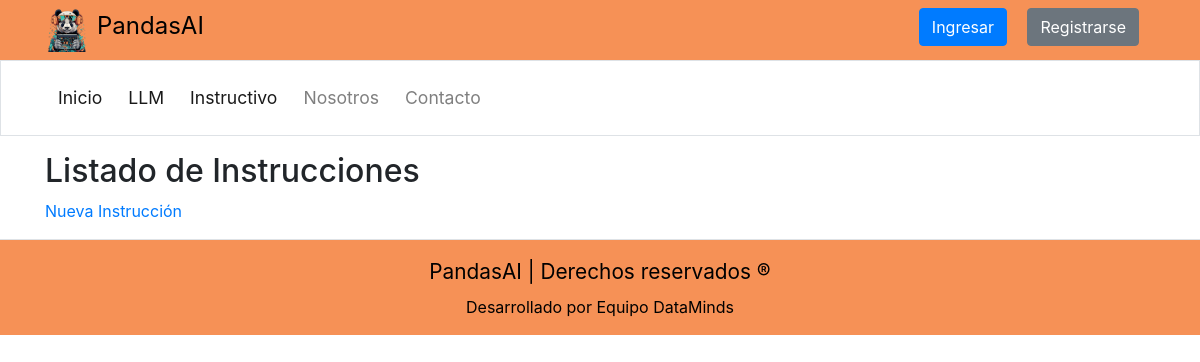
Page /instructivo/instrucciones/ on the earlier database version.
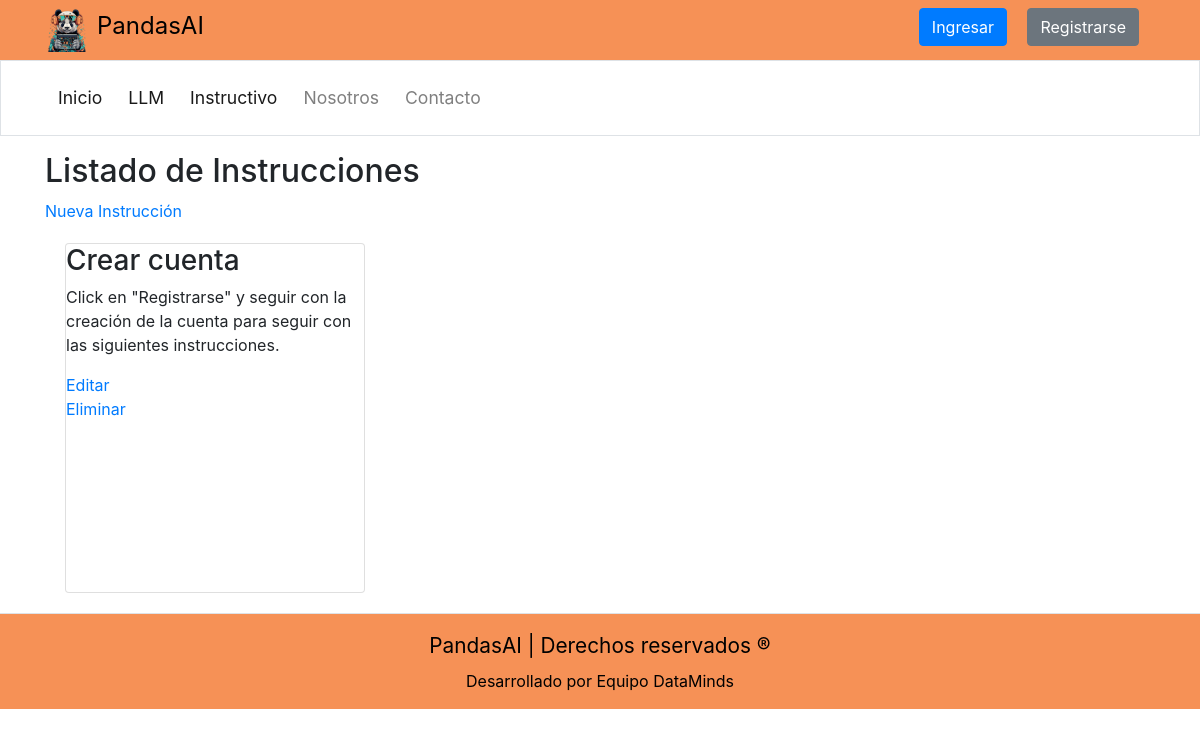
Same page on the later database version.
### instructivo/models.py (models this page shows, shortened)
class Instruccion(models.Model):
    titulo = models.CharField(max_length=100)
    contenido = models.TextField()

### instructivo/views.py (the view)
# urls.py: path('instrucciones/', InstruccionListView.as_view(), name='listar_instrucciones'),
class InstruccionListView(ListView):
    model = Instruccion
    template_name = 'instructivo/instructivo.html'

### templates/instructivo/instructivo.html
{% extends "base/layout.html" %}
{% load static %}
{% block content %}
<h2>Listado de Instrucciones</h2>
    <a href="{% url 'crear_instruccion' %}">Nueva Instrucción</a>
    <div class="instrucciones">
        {% for instruccion in object_list %}
            <div class="card">
                <h3>{{ instruccion.titulo }}</h3>
                <p>{{ instruccion.contenido }}</p>
                <a href="{% url 'editar_instruccion' instruccion.pk %}">Editar</a>
                <a href="{% url 'eliminar_instruccion' instruccion.pk %}">Eliminar</a>
            </div>
        {% endfor %}
    </div>
{% endblock %}

Differences in the rows shown:
added Instruccion: titulo "Crear cuenta", contenido "Click en \"Registrarse\" y seguir con la creación de la cuenta para seguir con las siguientes instrucciones."
